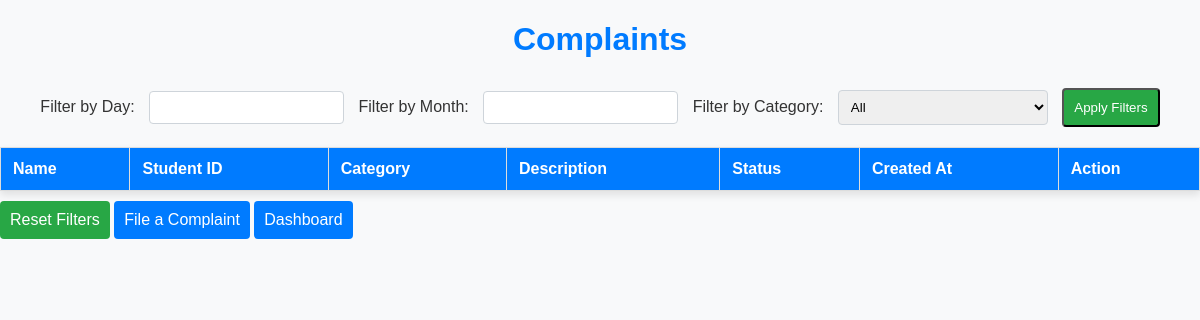
Page /complaints/complaint_list/ (signed in) on the earlier database version.
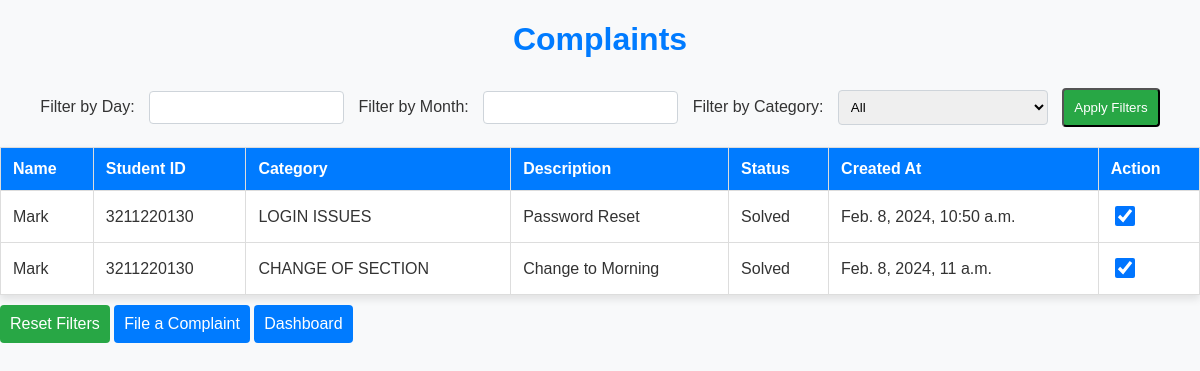
Same page on the later database version.
### complaints/models.py (models this page shows, shortened)
class Complaint(models.Model):
    PENDING = 'Pending'
    SOLVED = 'Solved'
    STATUS_CHOICES = [
        (PENDING, 'Pending'),
        (SOLVED, 'Solved'),
    ]
    name = models.CharField(max_length=255)
    student_id = models.CharField(max_length=10)  # Add the student_id field
    category = models.ForeignKey(Category, on_delete=models.CASCADE)
    description = models.TextField()
    created_at = models.DateTimeField(auto_now_add=True)
    status = models.CharField(max_length=20, choices=STATUS_CHOICES, default=PENDING)

class Category(models.Model):
    name = models.CharField(max_length=255)

### complaints/views.py (the view)
# urls.py: path('complaint_list/', views.complaint_list, name='complaint_list'),
@login_required(login_url='login')
def complaint_list(request):
    filter_day = request.GET.get('day')
    filter_month = request.GET.get('month')
    filter_category = request.GET.get('category')
    complaints = Complaint.objects.all()
    if filter_day:
        complaints = complaints.filter(created_at__day=filter_day)
    if filter_month:
        complaints = complaints.filter(created_at__month=filter_month)
    if filter_category:
        complaints = complaints.filter(category__name=filter_category)
    return render(request, 'complaints/complaint_list.html', {'complaints': complaints})

### complaints/templates/complaints/complaint_list.html (shortened to what this page needs)
<!DOCTYPE html>
<html lang="en">
<head>
    <link rel="stylesheet" href="https://code.jquery.com/ui/1.12.1/themes/base/jquery-ui.css">
</head>
<body>
    <h1>Complaints</h1>
    <form method="get">
        <label for="day">Filter by Day:</label>
        <input type="text" id="datepickerDay" name="day" value="{{ request.GET.day }}">
        <label for="month">Filter by Month:</label>
        <input type="text" id="datepickerMonth" name="month" value="{{ request.GET.month }}">
        <label for="category">Filter by Category:</label>
        <select name="category">
            <option value="" {% if not request.GET.category %}selected{% endif %}>All</option>
        </select>
        <input type="submit" value="Apply Filters">
    </form>
    <table>
        <thead>
            <tr>
                <th>Name</th>
                <th>Student ID</th>
                <th>Category</th>
                <th>Description</th>
                <th>Status</th>
                <th>Created At</th>
                <th>Action</th>
            </tr>
        </thead>
        <tbody>
            {% for complaint in complaints %}
            <tr>
                <td>{{ complaint.name }}</td>
                <td>{{ complaint.student_id }}</td>
                <td>{{ complaint.category.name }}</td>
                <td>{{ complaint.description }}</td>
                <td>{{ complaint.status }}</td>
                <td>{{ complaint.created_at }}</td>
                <td>
                    <input type="checkbox" class="solve-checkbox" data-complaint-id="{{ complaint.id }}" {% if complaint.status == 'Solved' %}checked{% endif %}>
                </td>
            </tr>
            {% endfor %}
        </tbody>
    </table>
    <a href="{% url 'complaint_list' %}" class="reset-link">Reset Filters</a>
    <a href="{% url 'file_complaint' %}" class="action-links">File a Complaint</a>
    <a href="{% url 'dashboard' %}" class="action-links">Dashboard</a>
</body>
</html>

Differences in the rows shown:
added Complaint: name "Mark", student_id "3211220130", category.name "LOGIN ISSUES", description "Password Reset", status "Solved", created_at "Feb. 8, 2024, 10:50 a.m.", status "☑"
added Complaint: name "Mark", student_id "3211220130", category.name "CHANGE OF SECTION", description "Change to Morning", status "Solved", created_at "Feb. 8, 2024, 11 a.m.", status "☑"
